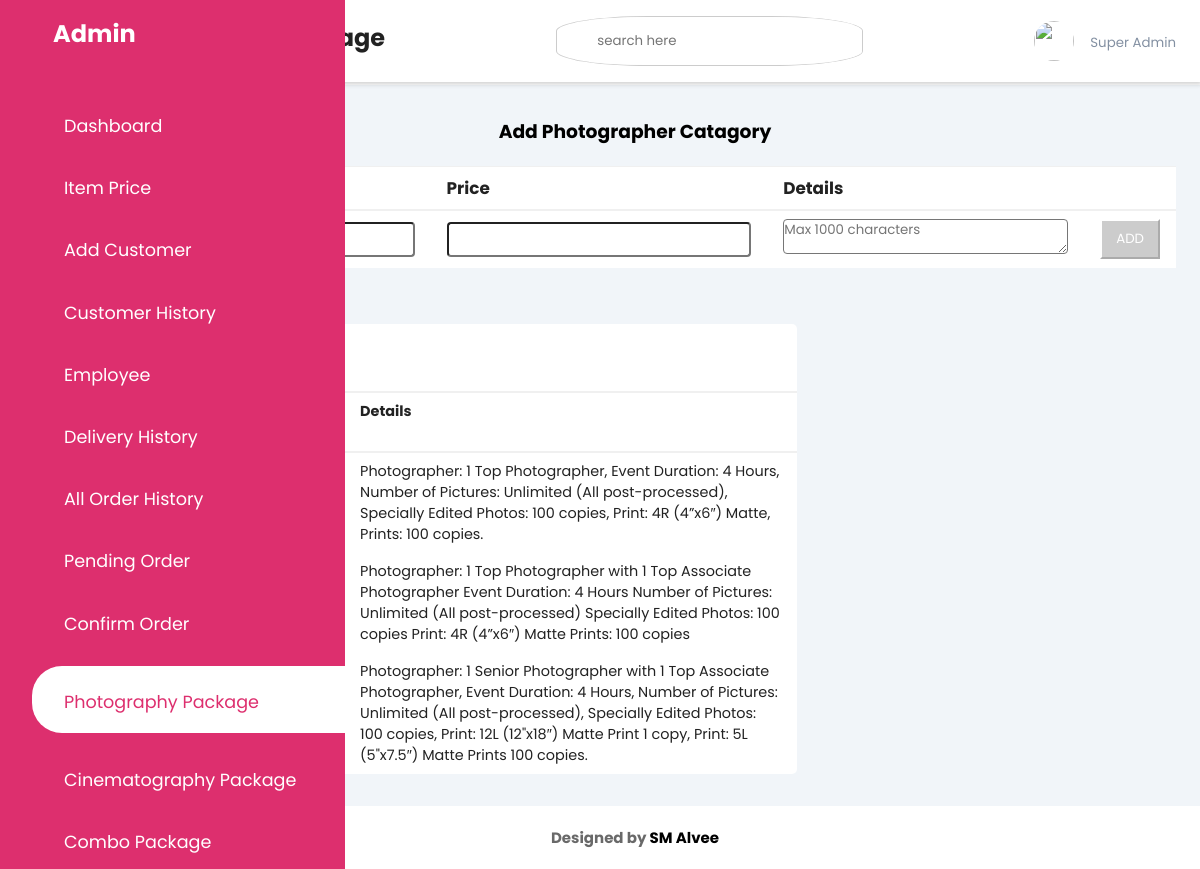
The page /admin/addphotopackage.php (signed in) on the database its author committed.
### tables this page shows
CREATE TABLE `photopackage` (
  `id` int(11) NOT NULL,
  `package_name` varchar(100) NOT NULL,
  `price` int(11) NOT NULL,
  `details` varchar(1000) NOT NULL
);

### db/DBConfig.php (called while the page is built, shortened)
<?php
class dbconfig
{
	private $_host = "localhost";
	private $_username = "root";
	private $_password = "";
	private $_database = "wedding";
	protected $connection;
	public function __construct()
	{
		if(!isset($this->connection))
		{
			$this->connection = new mysqli($this->_host,$this->_username,$this->_password,$this->_database);
		}
		return $this->connection;
	}
}
?>

### db/Crud.php (called while the page is built, shortened)
<?php
include_once 'DBConfig.php';
class Crud extends dbconfig{
	public function getData($query)
	{
		$result = $this->connection->query($query);
			$rows = array();
			while($row = $result->fetch_assoc())
			{
				$rows[] = $row;
			}
		return $rows;
	}
}
?>

### admin/addphotopackage.php (the view, shortened to what this page needs)
<?php
  include_once '../db/Crud.php';
  $crud = new Crud();
  $query2 = "select * from photopackage";
  $getpackage = $crud->getData($query2);
?>
<!DOCTYPE html>
<html lang="en">
<head>
	<link rel="stylesheet" href="https://maxst.icons8.com/vue-static/landings/line-awesome/line-awesome/1.3.0/css/line-awesome.min.css">
	<link rel="stylesheet" type="text/css" href="css/style.css">
</head>
<body>
	<div class="sidebar">
		<div class="sidebar-brand">
			<h2><span class="lab la-accusoft"></span> <span>Admin</span></h2>
		</div>
		<div class="sidebar-menu">
			<ul>
				<li>
					<a href="dashboard.php" ><span class="las la-igloo"></span><span>Dashboard</span></a>
				</li>
				<li>
					<a href="package.php" ><span class="las la-users"></span><span>Item Price</span></a>
				</li>
				<li>
					<a href="addcustomer.php"><span class="las la-clipboard-list"></span><span>Add Customer</span></a>
				</li>
				<li>
					<a href="customerhistory.php" ><span class="las la-users"></span><span>Customer History</span></a>
				</li>
				<li>
					<a href=""><span class="las la-shopping-bag"></span><span>Employee</span></a>
				</li>
				<li>
					<a href=""><span class="las la-shopping-bag"></span><span>Delivery History</span></a>
				</li>
				<li>
					<a href="allorderhistory.php"><span class="las la-shopping-bag"></span><span>All Order History</span></a>
				</li>
				<li>
					<a href="orderrequest.php" ><span class="las la-shopping-bag"></span><span>Pending Order</span></a>
				</li>
				<li>
					<a href="confirmorder.php"><span class="las la-shopping-bag"></span><span>Confirm Order</span></a>
				</li>
				<li>
					<a href="addphotopackage.php" class="active"><span class="las la-shopping-bag"></span><span>Photography Package</span></a>
				</li>
				<li>
					<a href="addcinepackage.php" ><span class="las la-shopping-bag"></span><span>Cinematography Package</span></a>
				</li>
				<li>
					<a href="addcombopackage.php" ><span class="las la-shopping-bag"></span><span>Combo Package</span></a>
				</li>
			</ul>
		</div>
	</div>
	<div class="main-content">
		<header>
			<h2>
				<label for="nav-toggle">
					<span class="las la-bars"></span>
				</label>
			</h2>
			<div class="search-wrapper">
				<input type="search" placeholder="search here" name="">
			</div>
			<div class="user-wrapper">
				<img src="UserImage/2.jpg" width="40px" height="40px" alt="">
				<div>
					<small>Super Admin</small>
				</div>
			</div>
		</header>
		<main>
			<div><h3 style="text-align: center; margin-bottom: 20px;">Add Photographer Catagory</h3></div>
			<form action="addphotopackage.php" method="post">
				<table width="100%" style="background: #fff;">
				<thead>
					<tr>
						<td><h3>Package Name</h3></td>
						<td><h3>Price</h3></td>
						<td><h3>Details</h3></td>
					</tr>
				</thead>
				<tbody>
					<tr>
						<td><input style="width: 100%; height: 35px; border-radius: 4px;" type="text" name="package_name" required=""></td>
						<td><input style="width: 100%; height: 35px; border-radius: 4px;" type="number" name="price" required=""></td>
						<td><textarea style="width: 100%; height: 35px; border-radius: 4px;" type="number" name="details" required="" placeholder="Max 1000 characters"></textarea></td>
						<td>
							<input style=
										"color:#FFFFFF;
										background-color:#ccc;
										border-color:#fff;
										padding: .5rem;
										width: 100%"
									type="submit" name="submit" value="ADD">
						</td>
					</tr>
				</tbody>
			</table>
			<div class="recent-grid">
					<div class="projects">
						<div class="card">
							<div class="card-header">
								<h2>Photographer</h2>
							</div>
							<div class="card-body">
								<div class="table-responsive">
									<table width="100%">
										<thead>
											<tr>
												<td>Package Name</td>
												<td>Price BDT</td>
												<td>Details</td>
											</tr>
										</thead>
										<tbody>
											<?php foreach($getpackage as $key=>$package) {?>
											<tr>
												<td><?php echo $package['package_name'];?></td>
												<td><?php echo number_format($package['price']); ?></td>
												<td><?php echo $package['details']; ?></td>
											</tr>
											<?php }?>
										</tbody>
									</table>
								</div>
							</div>
						</div>
					</div>
				</div>
			</form>
		</main>
		<footer class="footer">
            <h4>Designed by <a href="https://www.facebook.com/raisuddin.alvee.56/" target="blanck" style="color: black;">SM Alvee</a></h4>
        </footer>
	</div>
</body>
</html>

### admin/css/style.css (style rules this page uses)
:root { --main-color: #DD2F6E; --color-dark: #1D2231; --text-grey: #8390A2; }
* { padding: 0; margin: 0; box-sizing: border-box; list-style-type: none; text-decoration: none; font-family: 'Poppins' , sans-serif; }
.sidebar { width: 345px; position: fixed; left: 0; top: 0; height: 100%; background: var(--main-color); z-index: 100; transition: width 300ms; }
.sidebar-brand { height: 90px; padding: 1rem 0rem 1rem 2rem; color: #fff; }
.sidebar-brand span { display: inline-block; padding-right: 1rem; }
.sidebar-menu { margin-top: 1rem; }
.sidebar-menu li { width: 100%; margin-bottom: 1.7rem; padding-left: 1rem; }
.sidebar-menu a { padding-left: 1rem; display: block; color: #fff; font-size: 1.1rem; }
.sidebar-menu a.active { background: #fff; padding-top: 1rem; padding-bottom: 1rem; color: var(--main-color); border-radius: 30px 0px 0px 30px; }
.sidebar-menu a span:first-child { font-size: 1.5rem; padding-right: 1rem }
.main-content { transition: margin-left 300ms; margin-left: 345px; }
header { background: #fff; display: flex; justify-content: space-between; padding: 1rem 1.5rem; box-shadow: 2px 2px 5px rgba(0,0,0,0.2); position: fixed; left: 345px; width: calc(100% - 345px); top: 0; z-index: 100; transition: left 300ms; }
header h2 { color: #222; }
header label span { font-size: 1.7rem; padding-right: 1rem; }
.search-wrapper { border: 1px solid #ccc; border-radius: 30%; height: 50px; display: flex; align-items: center; overflow-x: hidden; }
.search-wrapper input { height: 100%; padding: .5rem; border: none; outline: none; }
.user-wrapper { display: flex; align-items: center; }
.user-wrapper img { border-radius: 50%; margin-right: 1rem; }
.user-wrapper small { display: inline-block; color: var(--text-grey); }
main { margin-top: 85px; padding: 2rem 1.5rem; background: #f1f5f9; min-height: calc(100vh - 90px); }
.recent-grid { margin-top: 3.5rem; display: grid; grid-gap: 2rem; grid-template-columns: 65% auto; }
.card { background: #fff; border-radius: 5px; }
.card-header { padding: 1rem; }
.card-header { display: flex; justify-content: space-between; align-items: center; border-bottom: 1px solid #f0f0f0; }
table { border-collapse: collapse; }
thead tr { border-top: 1px solid #f0f0f0; border-bottom: 2px solid #f0f0f0; }
thead td { font-weight: 700; }
td { padding: .5rem 1rem; font-size: .9rem; color: #222; }
tr td:last-child { display: flex; align-items: center; }
.table-responsive { width: 100%; overflow-x: auto; }
.footer { text-align: center; margin-top: 20px; margin-bottom: 20px; color: #696969; font-size: 15px; font-family: "AnyConv.com__AvenirLTStd-Roman"; }
@media only screen and (max-width: 1200px) { .sidebar { width: 70px; } }
@media only screen and (max-width: 1200px) { .sidebar .sidebar-brand, .sidebar li { padding-left: 1rem; text-align: center; } }
@media only screen and (max-width: 1200px) { .sidebar li a { padding-left: 0rem; } }
@media only screen and (max-width: 1200px) { .sidebar .sidebar-brand h2 span:last-child, .sidebar li a span:last-child { display: none; } }
@media only screen and (max-width: 1200px) { .main-content { margin-left: 70px; } }
@media only screen and (max-width: 1200px) { .main-content header { width: calc(100% - 70px); left: 70px; } }

### rows shown on the page
photopackage: details "Photographer: 1 Top Photographer, Event Duration: 4 Hours, Number of Pictures: Unlimited (All post-processed), Specially Edited Photos: 100 copies, Print: 4R (4”x6″) Matte, Prints: 100 copies."
photopackage: details "Photographer: 1 Top Photographer with 1 Top Associate Photographer Event Duration: 4 Hours Number of Pictures: Unlimited (All post-processed) Specially Edited Photos: 100 copies Print: 4R (4”x6″) Matte Prints: 100 copies"
photopackage: details "Photographer: 1 Senior Photographer with 1 Top Associate Photographer, Event Duration: 4 Hours, Number of Pictures: Unlimited (All post-processed), Specially Edited Photos: 100 copies, Print: 12L (12\"x18″) Matte Print 1 copy, Print: 5L (5\"x7.5″) Matte Prints 100 copies."
